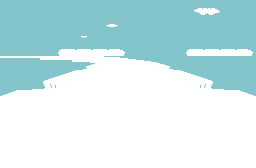

A level layout from a 2D game, rendered from its tile map. Below: a short description, then the map file with tile-grid data replaced by summaries:
An orthogonal 32x21 tile map with 8x8 px tiles, 12 tile layers (right_f1, right_f2, right_f3, right_f4, ...).

<map version="1.0" tiledversion="1.0.2" orientation="orthogonal" renderorder="right-down" width="32" height="21" tilewidth="8" tileheight="8" nextobjectid="1">
 <tileset firstgid="1" name="bg_arctic_all_components-Tileset" tilewidth="8" tileheight="8" tilecount="544" columns="32">
  <image source="bg_arctic_all_components-Tileset.png" width="256" height="136" />
 </tileset>
 <layer name="right_f1" width="32" height="21">
  <data>[672 cells, 672 non-empty, 49 distinct tile ids]</data>
 </layer>
 <layer name="right_f2" width="32" height="21">
  <data>[672 cells, 672 non-empty, 47 distinct tile ids]</data>
 </layer>
 <layer name="right_f3" width="32" height="21">
  <data>[672 cells, 672 non-empty, 41 distinct tile ids]</data>
 </layer>
 <layer name="right_f4" width="32" height="21">
  <data>[672 cells, 672 non-empty, 42 distinct tile ids]</data>
 </layer>
 <layer name="ahead_f1" width="32" height="21">
  <data>[672 cells, 672 non-empty, 46 distinct tile ids]</data>
 </layer>
 <layer name="ahead_f2" width="32" height="21">
  <data>[672 cells, 672 non-empty, 43 distinct tile ids]</data>
 </layer>
 <layer name="ahead_f3" width="32" height="21">
  <data>[672 cells, 672 non-empty, 41 distinct tile ids]</data>
 </layer>
 <layer name="ahead_f4" width="32" height="21">
  <data>[672 cells, 672 non-empty, 43 distinct tile ids]</data>
 </layer>
 <layer name="left_f1" width="32" height="21">
  <data>[672 cells, 672 non-empty, 49 distinct tile ids]</data>
 </layer>
 <layer name="left_f2" width="32" height="21">
  <data>[672 cells, 672 non-empty, 47 distinct tile ids]</data>
 </layer>
 <layer name="left_f3" width="32" height="21">
  <data>[672 cells, 672 non-empty, 41 distinct tile ids]</data>
 </layer>
 <layer name="left_f4" width="32" height="21">
  <data>[672 cells, 672 non-empty, 42 distinct tile ids]</data>
 </layer>
</map>
